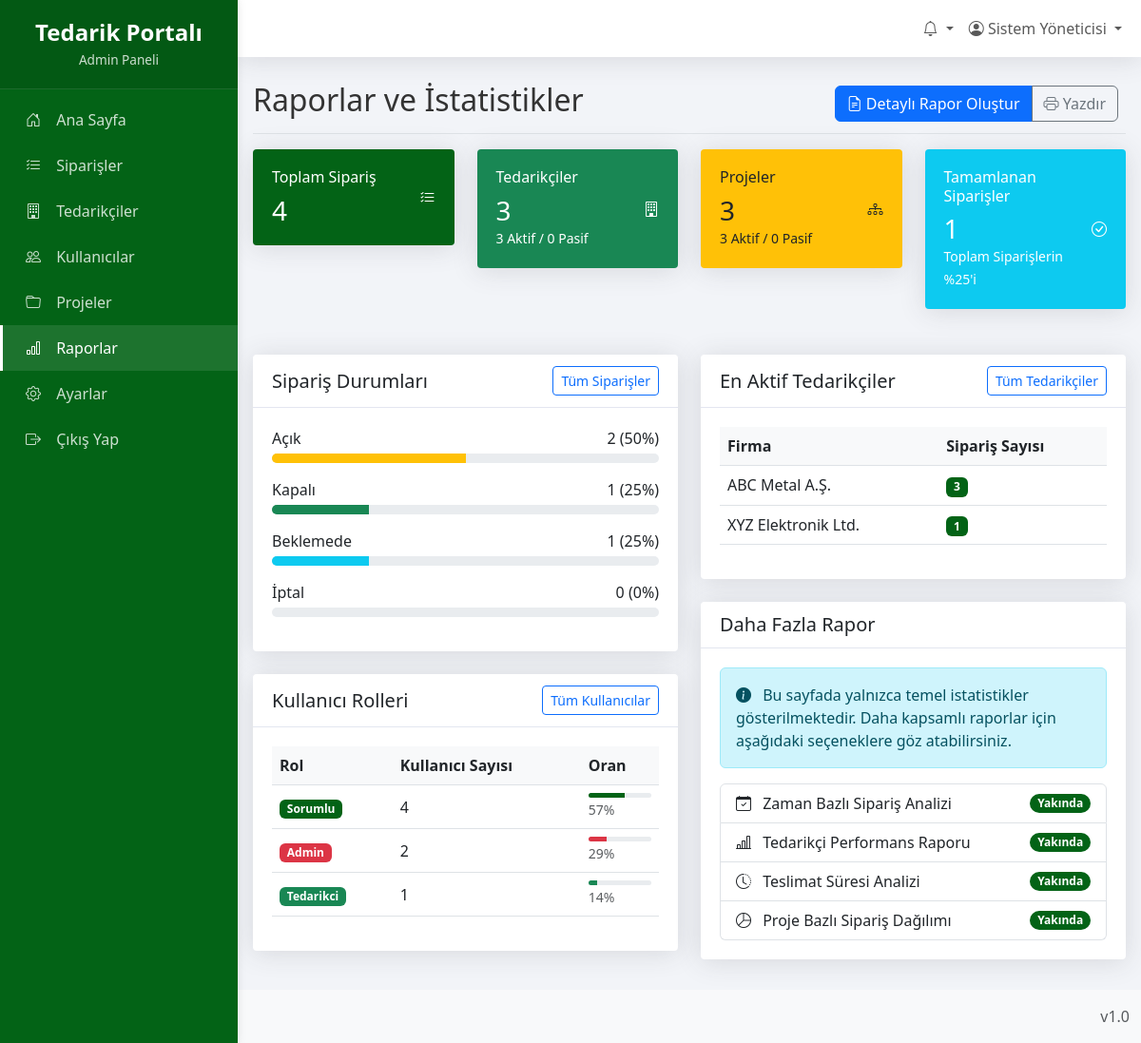
Page /admin/raporlar.php (signed in) on the committed database.
### tables this page shows
CREATE TABLE `siparis_durumlari` (
  `id` int(11) NOT NULL,
  `durum_adi` varchar(50) NOT NULL,
  `aciklama` text DEFAULT NULL
);

### config.php (called while the page is built, shortened)
<?php
function guvenli($data) {
    return htmlspecialchars($data, ENT_QUOTES, 'UTF-8');
}
?>

### admin/raporlar.php (the view, shortened to what this page needs)
<?php
require_once '../config.php';
$siparis_durum_sql = "SELECT sd.id, sd.durum_adi, COUNT(s.id) as sayi
                     FROM siparis_durumlari sd
                     LEFT JOIN siparisler s ON sd.id = s.durum_id
                     GROUP BY sd.id, sd.durum_adi
                     ORDER BY sd.id";
$siparis_durum_stmt = $db->prepare($siparis_durum_sql);
$siparis_durum_stmt->execute();
$siparis_durum_istatistikleri = $siparis_durum_stmt->fetchAll(PDO::FETCH_ASSOC);
$tedarikci_sql = "SELECT COUNT(*) as toplam,
                 SUM(CASE WHEN aktif = 1 THEN 1 ELSE 0 END) as aktif,
                 SUM(CASE WHEN aktif = 0 THEN 1 ELSE 0 END) as pasif
                 FROM tedarikciler";
$tedarikci_stmt = $db->prepare($tedarikci_sql);
$tedarikci_stmt->execute();
$tedarikci_istatistikleri = $tedarikci_stmt->fetch(PDO::FETCH_ASSOC);
$proje_sql = "SELECT COUNT(*) as toplam,
             SUM(CASE WHEN aktif = 1 THEN 1 ELSE 0 END) as aktif,
             SUM(CASE WHEN aktif = 0 THEN 1 ELSE 0 END) as pasif
             FROM projeler";
$proje_stmt = $db->prepare($proje_sql);
$proje_stmt->execute();
$proje_istatistikleri = $proje_stmt->fetch(PDO::FETCH_ASSOC);
$kullanici_rol_sql = "SELECT rol, COUNT(*) as sayi
                     FROM kullanicilar
                     GROUP BY rol
                     ORDER BY sayi DESC";
$kullanici_rol_stmt = $db->prepare($kullanici_rol_sql);
$kullanici_rol_stmt->execute();
$kullanici_rol_istatistikleri = $kullanici_rol_stmt->fetchAll(PDO::FETCH_ASSOC);
$aktif_tedarikciler_sql = "SELECT t.firma_adi, COUNT(s.id) as siparis_sayisi
                          FROM tedarikciler t
                          INNER JOIN siparisler s ON t.id = s.tedarikci_id
                          GROUP BY t.id, t.firma_adi
                          ORDER BY siparis_sayisi DESC
                          LIMIT 5";
$aktif_tedarikciler_stmt = $db->prepare($aktif_tedarikciler_sql);
$aktif_tedarikciler_stmt->execute();
$aktif_tedarikciler = $aktif_tedarikciler_stmt->fetchAll(PDO::FETCH_ASSOC);
function durumRengiGetir($durum_id) {
    switch ($durum_id) {
        case 1: return "warning";
        case 2: return "success";
        case 3: return "info";
        case 4: return "danger";
    }
}
include 'header.php';
?>
<div class="d-flex justify-content-between flex-wrap flex-md-nowrap align-items-center pt-3 pb-2 mb-3 border-bottom">
    <h1 class="h2">Raporlar ve İstatistikler</h1>
    <div class="btn-toolbar mb-2 mb-md-0">
        <div class="btn-group me-2">
            <a href="rapor_olustur.php" class="btn btn-primary">
                <i class="bi bi-file-earmark-text"></i> Detaylı Rapor Oluştur
            </a>
            <button type="button" class="btn btn-outline-secondary" onclick="window.print();">
                <i class="bi bi-printer"></i> Yazdır
            </button>
        </div>
    </div>
</div>
<div class="row mb-4">
    <div class="col-md-3">
        <div class="card stat-card bg-primary text-white">
            <div class="card-body">
                <div class="d-flex justify-content-between align-items-center">
                    <div>
                        <h6 class="card-title">Toplam Sipariş</h6>
                        <?php
                        $toplam_siparis = 0;
                        foreach ($siparis_durum_istatistikleri as $istatistik) {
                            $toplam_siparis += $istatistik['sayi'];
                        }
                        ?>
                        <h3 class="mb-0"><?= $toplam_siparis ?></h3>
                    </div>
                    <div class="stat-icon">
                        <i class="bi bi-list-check"></i>
                    </div>
                </div>
            </div>
        </div>
    </div>
    <div class="col-md-3">
        <div class="card stat-card bg-success text-white">
            <div class="card-body">
                <div class="d-flex justify-content-between align-items-center">
                    <div>
                        <h6 class="card-title">Tedarikçiler</h6>
                        <h3 class="mb-0"><?= $tedarikci_istatistikleri['toplam'] ?></h3>
                        <small><?= $tedarikci_istatistikleri['aktif'] ?> Aktif / <?= $tedarikci_istatistikleri['pasif'] ?> Pasif</small>
                    </div>
                    <div class="stat-icon">
                        <i class="bi bi-building"></i>
                    </div>
                </div>
            </div>
        </div>
    </div>
    <div class="col-md-3">
        <div class="card stat-card bg-warning text-dark">
            <div class="card-body">
                <div class="d-flex justify-content-between align-items-center">
                    <div>
                        <h6 class="card-title">Projeler</h6>
                        <h3 class="mb-0"><?= $proje_istatistikleri['toplam'] ?></h3>
                        <small><?= $proje_istatistikleri['aktif'] ?> Aktif / <?= $proje_istatistikleri['pasif'] ?> Pasif</small>
                    </div>
                    <div class="stat-icon">
                        <i class="bi bi-diagram-3"></i>
                    </div>
                </div>
            </div>
        </div>
    </div>
    <div class="col-md-3">
        <div class="card stat-card bg-info text-white">
            <div class="card-body">
                <div class="d-flex justify-content-between align-items-center">
                    <div>
                        <h6 class="card-title">Tamamlanan Siparişler</h6>
                        <?php
                        $tamamlanan = 0;
                        foreach ($siparis_durum_istatistikleri as $istatistik) {
                            if ($istatistik['id'] == 2) {
                                $tamamlanan = $istatistik['sayi'];
                                break;
                            }
                        }
                        $oran = $toplam_siparis > 0 ? round(($tamamlanan / $toplam_siparis) * 100) : 0;
                        ?>
                        <h3 class="mb-0"><?= $tamamlanan ?></h3>
                        <small>Toplam Siparişlerin %<?= $oran ?>'i</small>
                    </div>
                    <div class="stat-icon">
                        <i class="bi bi-check-circle"></i>
                    </div>
                </div>
            </div>
        </div>
    </div>
</div>
<div class="row">
    <div class="col-md-6">
        <div class="card mb-4">
            <div class="card-header d-flex justify-content-between align-items-center">
                <h5 class="mb-0">Sipariş Durumları</h5>
                <a href="siparisler.php" class="btn btn-sm btn-outline-primary">Tüm Siparişler</a>
            </div>
            <div class="card-body">
                <?php if ($toplam_siparis > 0): ?>
                    <?php foreach ($siparis_durum_istatistikleri as $istatistik): ?>
                        <?php
                        $durum_rengi = durumRengiGetir($istatistik['id']);
                        $yuzde = $toplam_siparis > 0 ? round(($istatistik['sayi'] / $toplam_siparis) * 100) : 0;
                        ?>
                        <div class="mb-3">
                            <div class="d-flex justify-content-between mb-1">
                                <span><?= guvenli($istatistik['durum_adi']) ?></span>
                                <span><?= $istatistik['sayi'] ?> (<?= $yuzde ?>%)</span>
                            </div>
                            <div class="progress" style="height: 10px;">
                                <div class="progress-bar bg-<?= $durum_rengi ?>" role="progressbar"
                                    style="width: <?= $yuzde ?>%;" aria-valuenow="<?= $yuzde ?>"
                                    aria-valuemin="0" aria-valuemax="100"></div>
                            </div>
                        </div>
                    <?php endforeach; ?>
                <?php else: ?>
                    <p class="text-center text-muted my-3">Henüz sipariş bulunmamaktadır.</p>
                <?php endif; ?>
            </div>
        </div>
        <div class="card mb-4">
            <div class="card-header d-flex justify-content-between align-items-center">
                <h5 class="mb-0">Kullanıcı Rolleri</h5>
                <a href="kullanicilar.php" class="btn btn-sm btn-outline-primary">Tüm Kullanıcılar</a>
            </div>
            <div class="card-body">
                <div class="table-responsive">
                    <table class="table">
                        <thead>
                            <tr>
                                <th>Rol</th>
                                <th>Kullanıcı Sayısı</th>
                                <th>Oran</th>
                            </tr>
                        </thead>
                        <tbody>
                            <?php
                            $toplam_kullanici = 0;
                            foreach ($kullanici_rol_istatistikleri as $rol) {
                                $toplam_kullanici += $rol['sayi'];
                            }
                            ?>
                            <?php foreach ($kullanici_rol_istatistikleri as $rol): ?>
                                <?php
                                $rol_yuzde = $toplam_kullanici > 0 ? round(($rol['sayi'] / $toplam_kullanici) * 100) : 0;
                                $rol_renk = "";
                                switch ($rol['rol']) {
                                    case 'Admin': $rol_renk = "danger"; break;
                                    case 'Tedarikci': $rol_renk = "success"; break;
                                    case 'Sorumlu': $rol_renk = "primary"; break;
                                }
                                ?>
                                <tr>
                                    <td>
                                        <span class="badge bg-<?= $rol_renk ?>"><?= guvenli($rol['rol']) ?></span>
                                    </td>
                                    <td><?= $rol['sayi'] ?></td>
                                    <td>
                                        <div class="progress" style="height: 5px;">
                                            <div class="progress-bar bg-<?= $rol_renk ?>" role="progressbar"
                                                style="width: <?= $rol_yuzde ?>%;" aria-valuenow="<?= $rol_yuzde ?>"
                                                aria-valuemin="0" aria-valuemax="100"></div>
                                        </div>
                                        <small class="text-muted"><?= $rol_yuzde ?>%</small>
                                    </td>
                                </tr>
                            <?php endforeach; ?>
                        </tbody>
                    </table>
                </div>
            </div>
        </div>
    </div>
    <div class="col-md-6">
        <div class="card mb-4">
            <div class="card-header d-flex justify-content-between align-items-center">
                <h5 class="mb-0">En Aktif Tedarikçiler</h5>
                <a href="tedarikciler.php" class="btn btn-sm btn-outline-primary">Tüm Tedarikçiler</a>
            </div>
            <div class="card-body">
                <?php if (count($aktif_tedarikciler) > 0): ?>
                    <div class="table-responsive">
                        <table class="table">
                            <thead>
                                <tr>
                                    <th>Firma</th>
                                    <th>Sipariş Sayısı</th>
                                </tr>
                            </thead>
                            <tbody>
                                <?php foreach ($aktif_tedarikciler as $tedarikci): ?>
                                    <tr>
                                        <td><?= guvenli($tedarikci['firma_adi']) ?></td>
                                        <td>
                                            <span class="badge bg-primary"><?= $tedarikci['siparis_sayisi'] ?></span>
                                        </td>
                                    </tr>
                                <?php endforeach; ?>
                            </tbody>
                        </table>
                    </div>
                <?php else: ?>
                    <p class="text-center text-muted my-3">Henüz aktif tedarikçi bulunmamaktadır.</p>
                <?php endif; ?>
            </div>
        </div>
        <div class="card mb-4">
            <div class="card-header">
                <h5 class="mb-0">Daha Fazla Rapor</h5>
            </div>
            <div class="card-body">
                <p class="alert alert-info">
                    <i class="bi bi-info-circle-fill me-2"></i>
                    Bu sayfada yalnızca temel istatistikler gösterilmektedir. Daha kapsamlı raporlar için aşağıdaki seçeneklere göz atabilirsiniz.
                </p>
                <div class="list-group">
                    <a href="#" class="list-group-item list-group-item-action d-flex justify-content-between align-items-center">
                        <div>
                            <i class="bi bi-calendar-check me-2"></i>
                            Zaman Bazlı Sipariş Analizi
                        </div>
                        <span class="badge bg-primary rounded-pill">Yakında</span>
                    </a>
                    <a href="#" class="list-group-item list-group-item-action d-flex justify-content-between align-items-center">
                        <div>
                            <i class="bi bi-bar-chart-line me-2"></i>
                            Tedarikçi Performans Raporu
                        </div>
                        <span class="badge bg-primary rounded-pill">Yakında</span>
                    </a>
                    <a href="#" class="list-group-item list-group-item-action d-flex justify-content-between align-items-center">
                        <div>
                            <i class="bi bi-clock-history me-2"></i>
                            Teslimat Süresi Analizi
                        </div>
                        <span class="badge bg-primary rounded-pill">Yakında</span>
                    </a>
                    <a href="#" class="list-group-item list-group-item-action d-flex justify-content-between align-items-center">
                        <div>
                            <i class="bi bi-pie-chart me-2"></i>
                            Proje Bazlı Sipariş Dağılımı
                        </div>
                        <span class="badge bg-primary rounded-pill">Yakında</span>
                    </a>
                </div>
            </div>
        </div>
    </div>
</div>
<?php include 'footer.php'; ?>

### assets/css/panel.css (style rules this page uses)
:root { --primary-color: #1a3a5f; --secondary-color: #36404a; --accent-color: #507093; --light-color: #f2f4f8; --text-color: #333; --border-color: #d8dbe0; --success-color: #3c6a56; --warning-color: #a17d32; --danger-color: #8c3a3a; --info-color: #3a5a7c; --sidebar-width: 250px; }
html, body { height: 100%; margin: 0; padding: 0; overflow-x: hidden; }
body { background-color: var(--light-color); color: var(--text-color); font-family: 'Segoe UI', Arial, sans-serif; position: relative; min-height: 100vh; display: flex; flex-direction: column; }
.card { border: none; margin-bottom: 1.5rem; border-radius: 0.25rem; box-shadow: 0 0.125rem 0.25rem rgba(0, 0, 0, 0.075); }
.card-header { padding: 0.75rem 1.25rem; background-color: #fff; border-bottom: 1px solid var(--border-color); font-weight: 600; }
.card-body { padding: 1.25rem; }
.table th { font-weight: 600; border-top: none; background-color: #f8f9fa; white-space: nowrap; }
.table td { vertical-align: middle; }
.table-responsive { overflow-x: auto; }

### rows in the picture
siparis_durumlari: durum_adi "Açık", sayi "2", yuzde "50"
siparis_durumlari: durum_adi "Kapalı", sayi "1", yuzde "25"
siparis_durumlari: durum_adi "Beklemede", sayi "1", yuzde "25"
siparis_durumlari: durum_adi "İptal", sayi "0", yuzde "0"

### other values in the picture
guvenli($_SESSION['ad_soyad']) "Sistem Yöneticisi"
$toplam_siparis "4"
$tedarikci_istatistikleri['toplam'] "3"
$tedarikci_istatistikleri['aktif'] "3"
$tedarikci_istatistikleri['pasif'] "0"
$proje_istatistikleri['toplam'] "3"
$proje_istatistikleri['aktif'] "3"
$proje_istatistikleri['pasif'] "0"
$tamamlanan "1"
$oran "25"
guvenli($rol['rol']) "Sorumlu"
$rol['sayi'] "4"
$rol_yuzde "57"
guvenli($rol['rol']) "Admin"
$rol['sayi'] "2"
